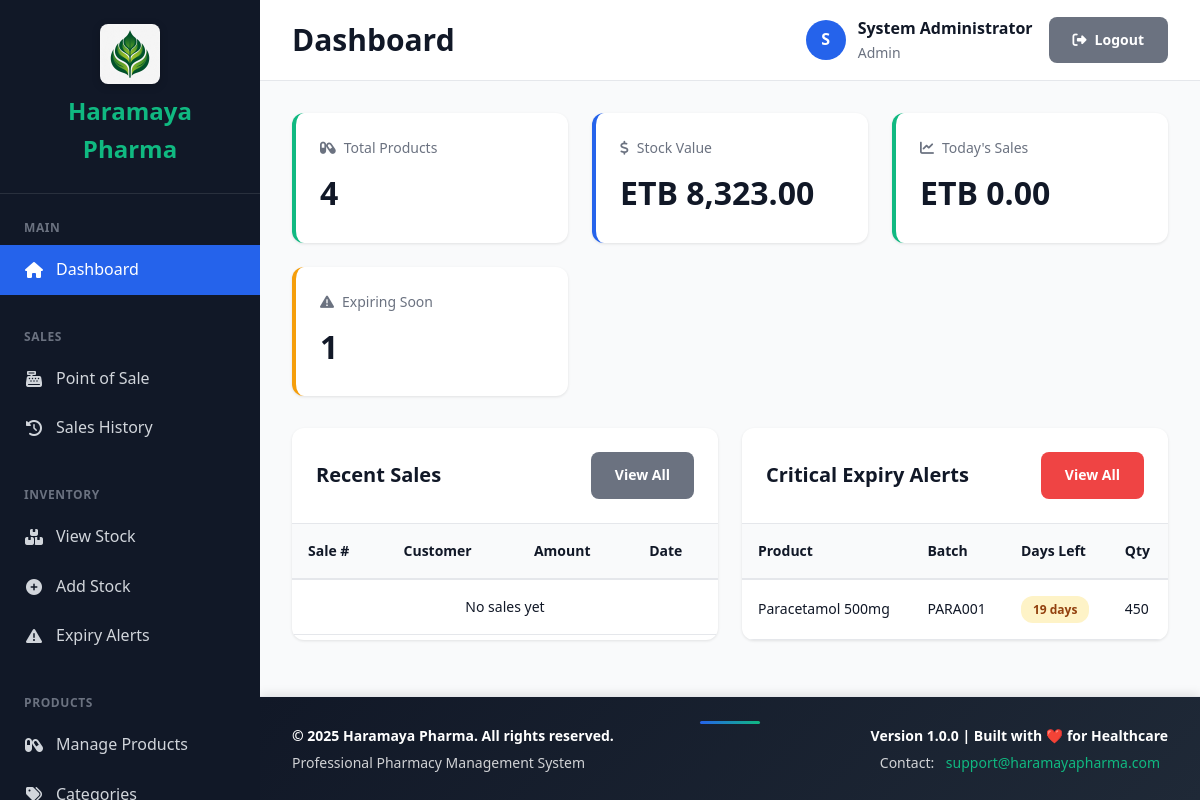
The app's page /modules/dashboard/index.php (signed in) with its own data.
### tables this page shows
CREATE TABLE IF NOT EXISTS stock_batches (
    batch_id INT AUTO_INCREMENT PRIMARY KEY,
    product_id INT NOT NULL,
    supplier_id INT NOT NULL,
    batch_number VARCHAR(100) NOT NULL,
    quantity_received INT NOT NULL,
    quantity_remaining INT NOT NULL,
    unit_cost DECIMAL(10,2) NOT NULL,
    expiry_date DATE NOT NULL,
    received_date DATE NOT NULL,
    received_by INT NOT NULL,
    notes TEXT,
    created_at TIMESTAMP DEFAULT CURRENT_TIMESTAMP,
    FOREIGN KEY (product_id) REFERENCES products(product_id) ON DELETE CASCADE,
    FOREIGN KEY (supplier_id) REFERENCES suppliers(supplier_id) ON DELETE RESTRICT,
    FOREIGN KEY (received_by) REFERENCES users(user_id) ON DELETE RESTRICT,
    INDEX idx_product_batch (product_id, batch_number),
    INDEX idx_expiry_date (expiry_date),
    INDEX idx_supplier (supplier_id)
);

CREATE TABLE IF NOT EXISTS products (
    product_id INT AUTO_INCREMENT PRIMARY KEY,
    product_code VARCHAR(50) NOT NULL UNIQUE,
    product_name VARCHAR(200) NOT NULL,
    generic_name VARCHAR(200),
    category_id INT NOT NULL,
    strength VARCHAR(50),
    dosage_form VARCHAR(50),
    unit_price DECIMAL(10,2) NOT NULL,
    reorder_level INT DEFAULT 10,
    requires_prescription BOOLEAN DEFAULT FALSE,
    is_active BOOLEAN DEFAULT TRUE,
    created_at TIMESTAMP DEFAULT CURRENT_TIMESTAMP,
    FOREIGN KEY (category_id) REFERENCES product_categories(category_id) ON DELETE RESTRICT,
    INDEX idx_product_code (product_code),
    INDEX idx_product_name (product_name),
    INDEX idx_category (category_id)
);

### includes/security.php (called while the page is built, shortened)
<?php
function clean($data) {
    return htmlspecialchars($data, ENT_QUOTES, 'UTF-8');
}

### modules/dashboard/index.php (the view, shortened to what this page needs)
<?php
$pdo = require __DIR__ . '/../../config/database.php';
require_once __DIR__ . '/../../templates/header.php';
try {
    $total_products = $pdo->query("SELECT COUNT(DISTINCT product_id) FROM products WHERE is_active = 1")->fetchColumn();
    $stock_value_query = "SELECT SUM(quantity_remaining * unit_cost) as total_value FROM stock_batches WHERE quantity_remaining > 0";
    $stock_value = $pdo->query($stock_value_query)->fetchColumn() ?? 0;
    $today_sales_query = "SELECT COALESCE(SUM(total_amount), 0) as today_sales FROM sales WHERE DATE(sale_date) = CURDATE()";
    $today_sales = $pdo->query($today_sales_query)->fetchColumn();
    $expiring_query = "SELECT COUNT(*) FROM stock_batches WHERE DATEDIFF(expiry_date, CURDATE()) BETWEEN 0 AND 30 AND quantity_remaining > 0";
    $expiring_count = $pdo->query($expiring_query)->fetchColumn();
    $recent_sales_query = "
        SELECT s.sale_number, s.sale_date, s.total_amount, s.customer_name, u.full_name as cashier
        FROM sales s
        INNER JOIN users u ON s.cashier_id = u.user_id
        ORDER BY s.sale_date DESC
        LIMIT 5
    ";
    $recent_sales = $pdo->query($recent_sales_query)->fetchAll();
    $critical_expiry_query = "
        SELECT p.product_name, sb.batch_number, sb.expiry_date, sb.quantity_remaining,
               DATEDIFF(sb.expiry_date, CURDATE()) as days_left
        FROM stock_batches sb
        INNER JOIN products p ON sb.product_id = p.product_id
        WHERE DATEDIFF(sb.expiry_date, CURDATE()) BETWEEN 0 AND 30
        AND sb.quantity_remaining > 0
        ORDER BY sb.expiry_date ASC
        LIMIT 5
    ";
    $critical_items = $pdo->query($critical_expiry_query)->fetchAll();
} catch (PDOException $e) {
    error_log("Dashboard error: " . $e->getMessage());
}
?>
<div class="stats-grid">
    <div class="stat-card success">
        <div class="stat-label"><i class="fas fa-capsules"></i> Total Products</div>
        <div class="stat-value"><?php echo number_format($total_products); ?></div>
    </div>
    <div class="stat-card">
        <div class="stat-label"><i class="fas fa-dollar-sign"></i> Stock Value</div>
        <div class="stat-value">ETB <?php echo number_format($stock_value, 2); ?></div>
    </div>
    <div class="stat-card success">
        <div class="stat-label"><i class="fas fa-chart-line"></i> Today's Sales</div>
        <div class="stat-value">ETB <?php echo number_format($today_sales, 2); ?></div>
    </div>
    <div class="stat-card warning">
        <div class="stat-label"><i class="fas fa-exclamation-triangle"></i> Expiring Soon</div>
        <div class="stat-value"><?php echo $expiring_count; ?></div>
    </div>
</div>
<div style="display: grid; grid-template-columns: 1fr 1fr; gap: 1.5rem;">
    <div class="card">
        <div class="card-header">
            <h2 class="card-title">Recent Sales</h2>
            <a href="../sales/history.php" class="btn btn-secondary">View All</a>
        </div>
        <div class="table-container">
            <table class="data-table">
                <thead>
                    <tr>
                        <th>Sale #</th>
                        <th>Customer</th>
                        <th>Amount</th>
                        <th>Date</th>
                    </tr>
                </thead>
                <tbody>
                    <?php if (empty($recent_sales)): ?>
                        <tr><td colspan="4" style="text-align: center;">No sales yet</td></tr>
                    <?php endif; ?>
                </tbody>
            </table>
        </div>
    </div>
    <div class="card">
        <div class="card-header">
            <h2 class="card-title">Critical Expiry Alerts</h2>
            <a href="../stock/expiry-alerts.php" class="btn btn-danger">View All</a>
        </div>
        <div class="table-container">
            <table class="data-table">
                <thead>
                    <tr>
                        <th>Product</th>
                        <th>Batch</th>
                        <th>Days Left</th>
                        <th>Qty</th>
                    </tr>
                </thead>
                <tbody>
                    <?php if (empty($critical_items)): ?>
                        <tr><td colspan="4" style="text-align: center;">No critical items</td></tr>
                    <?php else: ?>
                        <?php foreach ($critical_items as $item): ?>
                        <tr>
                            <td><?php echo clean($item['product_name']); ?></td>
                            <td><?php echo clean($item['batch_number']); ?></td>
                            <td>
                                <span class="badge <?php echo $item['days_left'] < 15 ? 'badge-danger' : 'badge-warning'; ?>">
                                    <?php echo $item['days_left']; ?> days
                                </span>
                            </td>
                            <td><?php echo $item['quantity_remaining']; ?></td>
                        </tr>
                        <?php endforeach; ?>
                    <?php endif; ?>
                </tbody>
            </table>
        </div>
    </div>
</div>
<?php require_once __DIR__ . '/../../templates/footer.php'; ?>

### assets/css/main.css (style rules this page uses)
:root { --primary-color: #2563eb; --primary-dark: #1e40af; --secondary-color: #10b981; --danger-color: #ef4444; --warning-color: #f59e0b; --success-color: #10b981; --dark-bg: #1f2937; --sidebar-bg: #111827; --content-bg: #f9fafb; --card-bg: #ffffff; --text-primary: #111827; --text-secondary: #6b7280; --border-color: #e5e7eb; --shadow: 0 1px 3px 0 rgba(0, 0, 0, 0.1); --shadow-lg: 0 10px 15px -3px rgba(0, 0, 0, 0.1); }
* { margin: 0; padding: 0; box-sizing: border-box; }
body { font-family: 'Segoe UI', Tahoma, Geneva, Verdana, sans-serif; background: var(--content-bg); color: var(--text-primary); line-height: 1.6; }
.card { background: var(--card-bg); border-radius: 12px; box-shadow: var(--shadow); overflow: hidden; margin-bottom: 1.5rem; }
.card-header { padding: 1.5rem; border-bottom: 1px solid var(--border-color); display: flex; justify-content: space-between; align-items: center; }
.card-title { font-size: 1.25rem; font-weight: 600; color: var(--text-primary); margin: 0; }
.stats-grid { display: grid; grid-template-columns: repeat(auto-fit, minmax(250px, 1fr)); gap: 1.5rem; margin-bottom: 2rem; }
.stat-card { background: var(--card-bg); padding: 1.5rem; border-radius: 12px; box-shadow: var(--shadow); border-left: 4px solid var(--primary-color); transition: transform 0.2s; }
.stat-card.success { border-left-color: var(--success-color); }
.stat-card.warning { border-left-color: var(--warning-color); }
.stat-label { display: flex; align-items: center; gap: 0.5rem; font-size: 0.875rem; color: var(--text-secondary); margin-bottom: 0.5rem; }
.stat-value { font-size: 2rem; font-weight: 700; color: var(--text-primary); }
.btn { display: inline-flex; align-items: center; gap: 0.5rem; padding: 0.75rem 1.5rem; border: none; border-radius: 8px; font-weight: 600; text-decoration: none; cursor: pointer; transition: all 0.2s; font-size: 0.875rem; }
.btn-secondary { background: var(--text-secondary); color: white; }
.btn-danger { background: var(--danger-color); color: white; }
.table-container { overflow-x: auto; }
.data-table { width: 100%; border-collapse: collapse; font-size: 0.875rem; }
.data-table th { background: var(--content-bg); padding: 1rem; text-align: left; font-weight: 600; color: var(--text-primary); border-bottom: 2px solid var(--border-color); }
.data-table td { padding: 1rem; border-bottom: 1px solid var(--border-color); }
.badge { display: inline-flex; align-items: center; gap: 0.25rem; padding: 0.25rem 0.75rem; border-radius: 12px; font-size: 0.75rem; font-weight: 600; }
.badge-warning { background: #fef3c7; color: #92400e; }

### records on screen
stock_batches: product.product_name "Paracetamol 500mg", batch_number "PARA001", days_left "19", quantity_remaining "450"

### other values on screen
$page_title "Dashboard"
substr($current_user['full_name'], 0, 1) "S"
$current_user['full_name'] "System Administrator"
$current_user['role'] "Admin"
$total_products "4"
$stock_value "8,323.00"
$today_sales "0.00"
$expiring_count "1"
